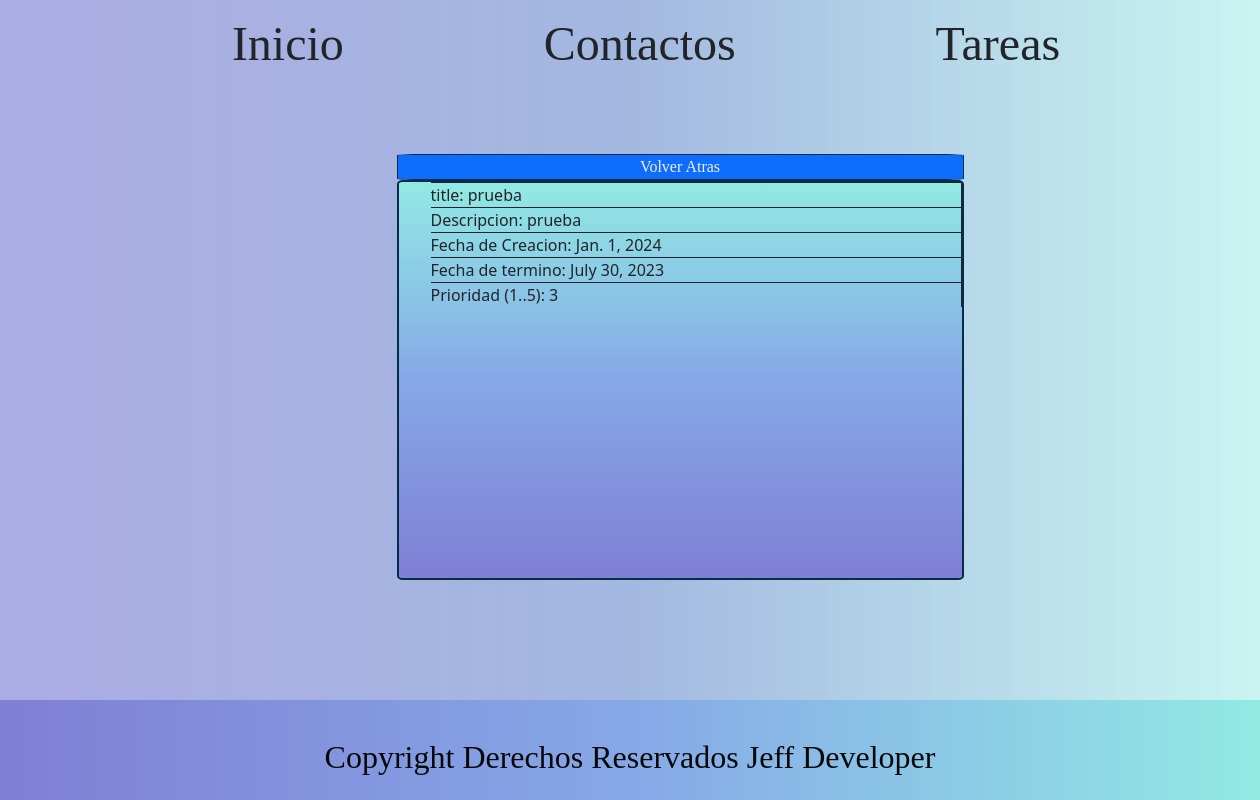
Page /lista/view/1 on the committed database.
### lista_de_tareas/models.py (models this page shows, shortened)
class Lista(models.Model):
    title = models.CharField(max_length=50, blank= False, null= False)
    description = models.TextField(blank= True, null=True)
    date = models.DateField(default= date.today)
    estimated_end = models.DateField(blank= True, null=True)
    priority = models.IntegerField(default=3)

### lista_de_tareas/views.py (the view)
# urls.py: path('view/<int:id>', views.view, name="contactos_view"),
def view(request, id):
    lista = Lista.objects.get(id=id)
    context = {
        'lista': lista
    }
    return render(request, 'lista/detail.html', context)

### Template/lista/detail.html (shortened to what this page needs)
{% extends 'layout/base.html' %}
{% block 'content' %}
    <div class="botonañadir">
        <a href="{% url 'lista' %}" class="">Volver Atras</a>
    </div>
    <ul class="lista-2">
        <li> title: {{lista.title}}</li>
        <li> Descripcion: {{lista.description}}</li>
        <li> Fecha de Creacion: {{lista.date}}</li>
        <li> Fecha de termino: {{lista.estimated_end}}</li>
        <li> Prioridad (1..5): {{lista.priority}}</li>
    </ul>
{% endblock %}

### static/css/styles.css (style rules this page uses)
:root { --color-primary: rgb(247, 236, 236); --color-secondary: #0D6EFD; --color-body: #052D49; --fonts-main: Chuby; --fonts-text: Rich; --fonts-princi: varsy; }
* { margin: 0; padding: 0; box-sizing: border-box; }
a { text-decoration: none; color: var(--color-primary); }
body { background-image: linear-gradient(to right,#7f7fd5a6,#6085c994,#91eae47c); }
.botonañadir { text-align: center; font-family: var(--fonts-text); color: white; border-radius: 5%; border: solid 1px; border-color: #052D49; width: 45%; background-color: #0D6EFD; }
.lista-2 { list-style: none; background-image: linear-gradient(to bottom,#91EAE4, #86A8E7,#7F7FD5); width: 45%; height: 400px; border: solid 2px; border-radius: 1%; border-color: #052D49; text-align: justify; display: block; align-items: center; justify-content: center; }
.lista-2 li { border: solid 1px; border-bottom: #052D49; border-left: none; }

### rows in the picture
Lista: title "prueba", description "prueba", date "Jan. 1, 2024", estimated_end "July 30, 2023", priority "3"
